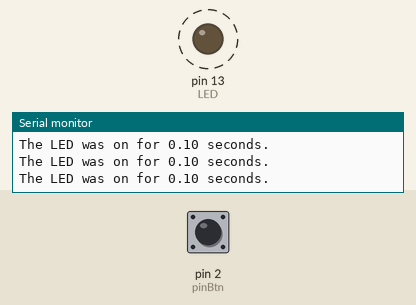
Simulated run of this sketch. Board: Arduino Uno, built with avr-gcc and run on an emulated ATmega328P. On the bench: output pins drawn as LEDs (lit = HIGH), the last lines printed to the serial monitor. Dashed ring = blinking. The inputs (shaded band) are chosen by the test bench; at power-on: pin 2 (pinBtn) LOW.

Above: at 1.05 s.
1.3 s: pin 2 (pinBtn) pulled HIGH for 3.2 s
At 1.3 s:
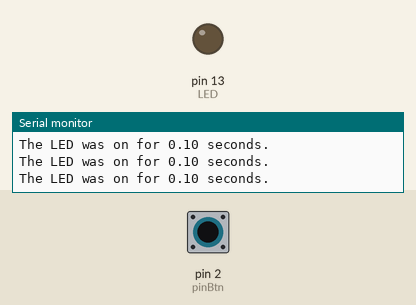
Timing chart, 0 to 12.3 s (numbered marks = the images above; inputs shaded):
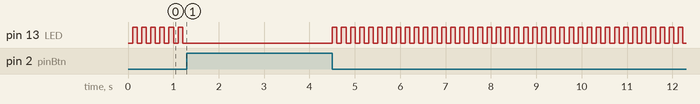

The sketch:

saveenergy1.ino
```cpp
int LED = 13;

int pinBtn = 2;
int startTime = 0;
bool pressed = false;
bool pressed_deb = false;
bool ledOn = false;

void setup() {
  // put your setup code here, to run once:
  pinMode(LED, OUTPUT);
  pinMode(pinBtn, INPUT);
  startTime = millis();
  Serial.begin(9600);

}

void loop() {
  // put your main code here, to run repeatedly:

  if(ledOn){
    // Serial.print(0.001*(millis() - startTime));

    digitalWrite(LED, HIGH);
    if(millis() - startTime >= 5000){
		Serial.print("The LED was on for ");
      	Serial.print("5.00");
      	Serial.println(" seconds.");
    	digitalWrite(LED, LOW);
      	ledOn = false;
      	startTime = millis();
    }
  }

  pressed = digitalRead(pinBtn);
  pressed = !pressed;
  delay(100);
  pressed_deb = digitalRead(pinBtn);
  pressed_deb = !pressed_deb;

  if(pressed != pressed_deb){
	  pressed = !pressed;
  }

  // Serial.println(pressed);
  if (pressed) {
    if(ledOn){
    	Serial.print("The LED was on for ");
      	Serial.print(0.001*(millis() - startTime));
      	Serial.println(" seconds.");
      	digitalWrite(LED, LOW);

    }else{
    	startTime = millis();
      	digitalWrite(LED, HIGH);
    }
    ledOn = !ledOn;
    pressed = false;

  }
}
```
